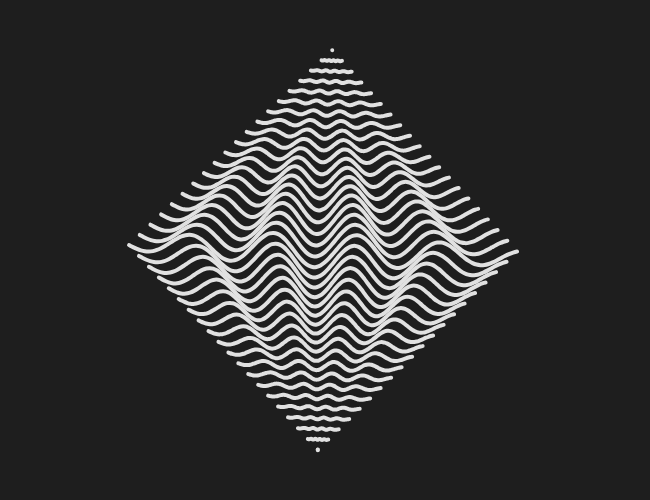
Frame 1 (no input)
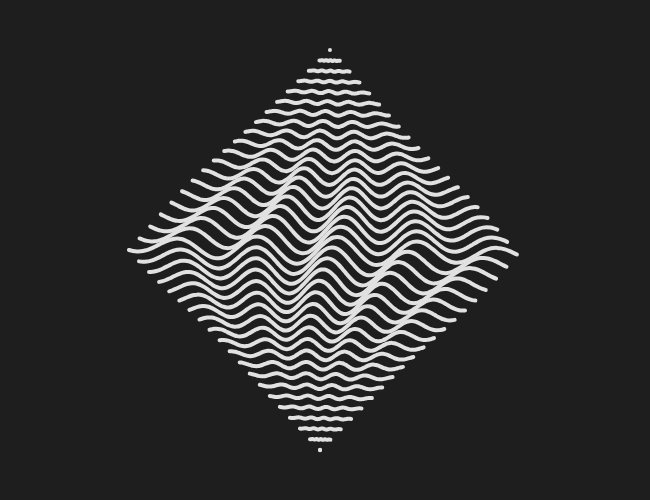
Frame 60 (no input)
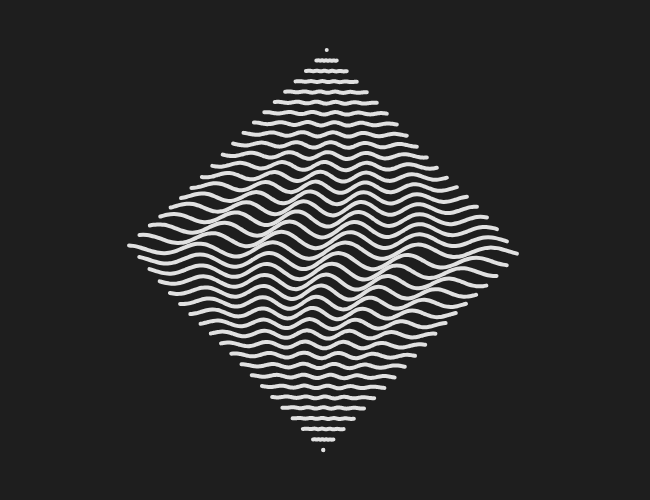
Frame 120 (the mouse pressed at the canvas centre since frame 60)

The p5.js sketch that drew these frames (run headless with seeded random() and noise() and a simulated clock; from frame 60 on, the mouse is pressed at the canvas centre):

// p5.js sketch
// ── sketch.js
let numOfLines = 38;
let detail = 100;
let margin = 0.1;
let w;
let h;
let t = 0;

function setup() {
  createCanvas(650, 500);
  background(30);
  w = 200;
  h = 200;

  let noise1;
}

function draw() {
  background(30);
  translate(width / 2, height / 2);

  noise1 = noise(t / 10);
  noise2 = noise1 * 2 - 1;
  rotate((sq(noise2) * PI) / 10);

  stroke(225);
  strokeWeight(4);
  noFill();
  for (let i = 0; i <= numOfLines; i++) {
    let yOffset = lerp(-h, +h, (i + 1) / numOfLines);
    if (i == 0) {
      point(0, -h);
    }
    if (numOfLines - i == 0) {
      point(0, h);
    } else {
      beginShape();
      for (let u = 0; u < detail; u++) {
        let xNormalDist = exp(-pow(x(u) / 200, 2));
        let yNormalDist = exp(-pow(yOffset / 100, 2));
        let a = 50 * noise2;
        let f = 5 * noise1;
        let p = t + (sin(t) * i) * noise1;

        //curveVertex(x(u), y(u, a, f, p) + yOffset);
        curveVertex(
          xDiamond(u, i + 1, numOfLines),
          y(u, a, f, p) * xNormalDist * yNormalDist + yOffset
        );
      }
      endShape();
    }
  }
  t += 0.01;
}

function x(u) {
  return lerp(-w, w, u / detail);
}

function y(u, a, f, p = 0) {
  return a * sin(u / f + p) + noise1;
}

function xDiamond(u, i, numOfLines) {
  s = diamond(i, numOfLines);
  return lerp(-w * s, w * s, u/detail);
}

function diamond(i, numOfLines) {
  let s;
  if (i <= numOfLines / 2) s = i;
  if (i > numOfLines / 2) s = numOfLines - i;
  s *= 2 / numOfLines;
  return s;
}
